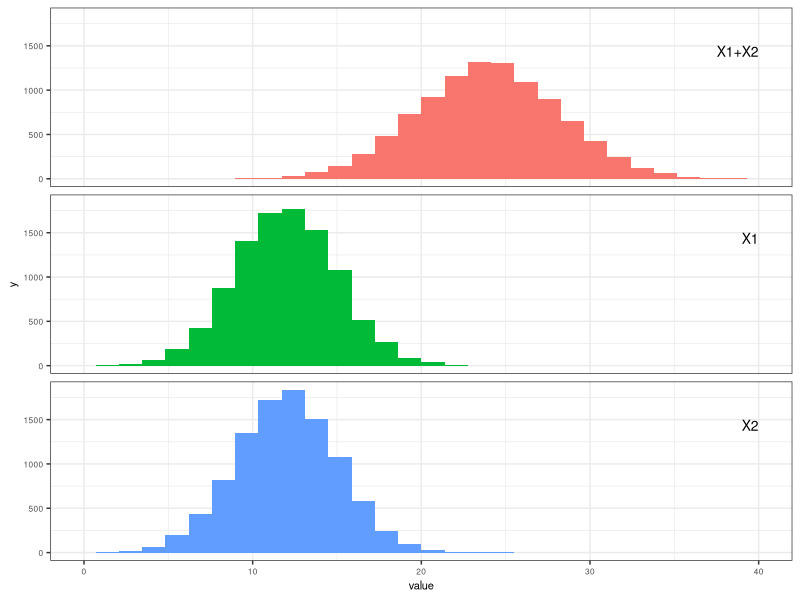
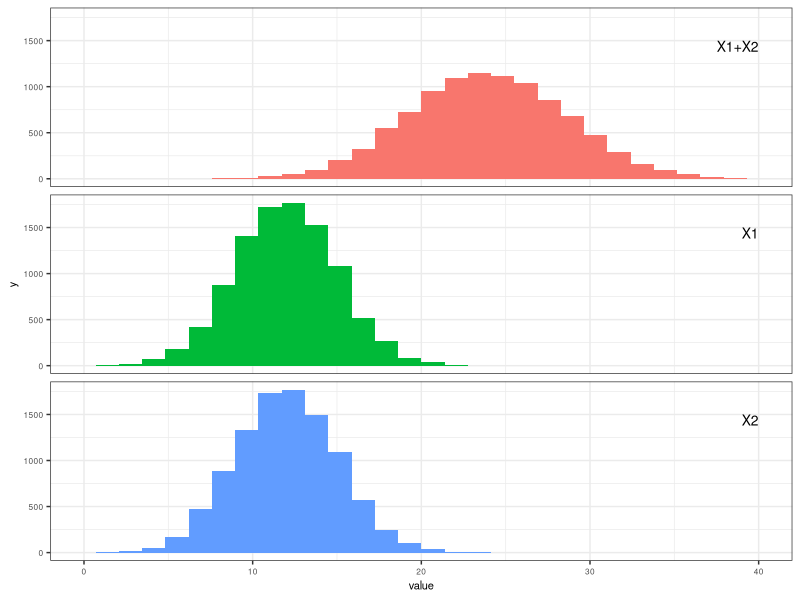
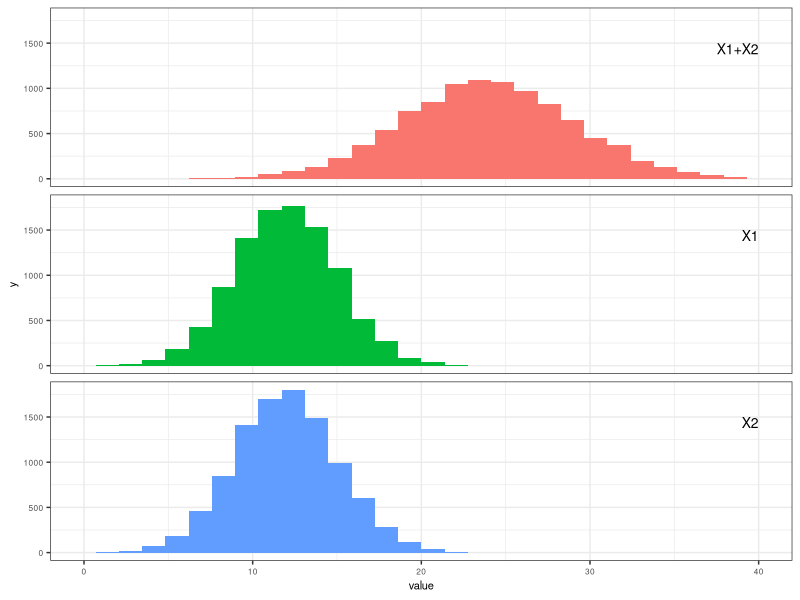
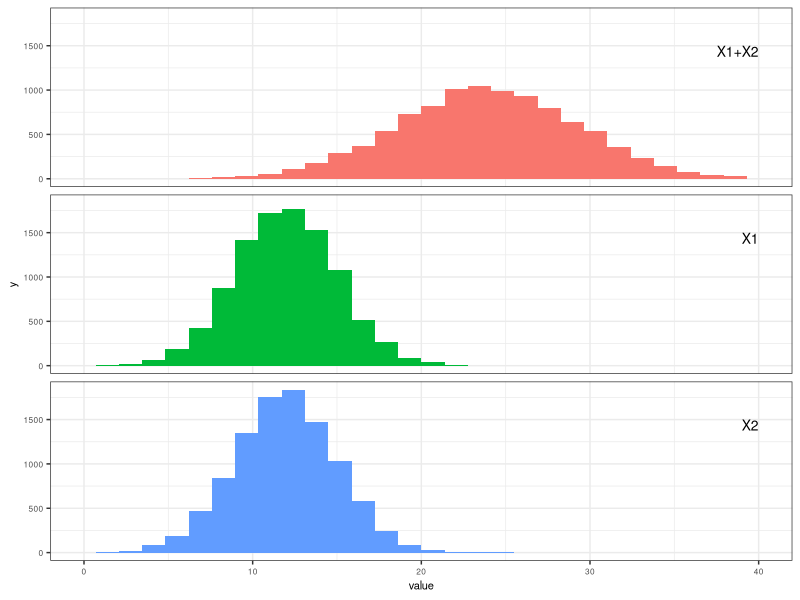
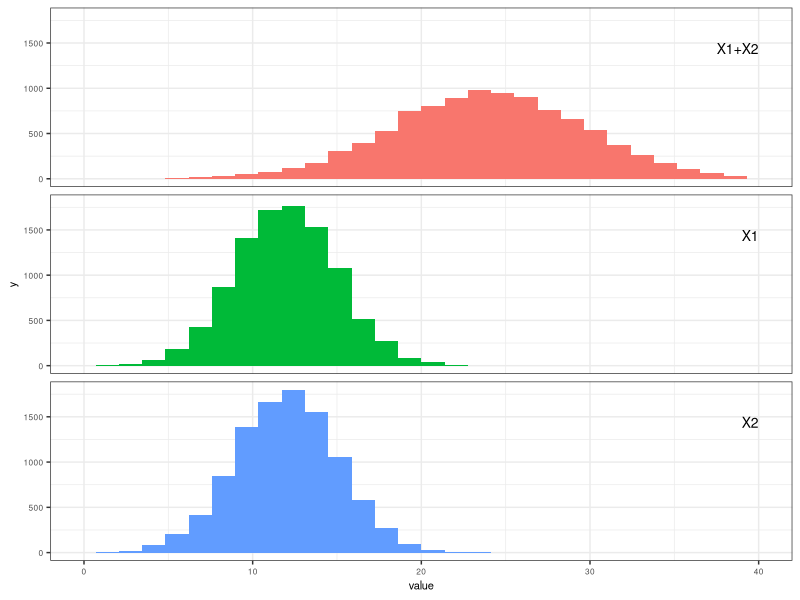
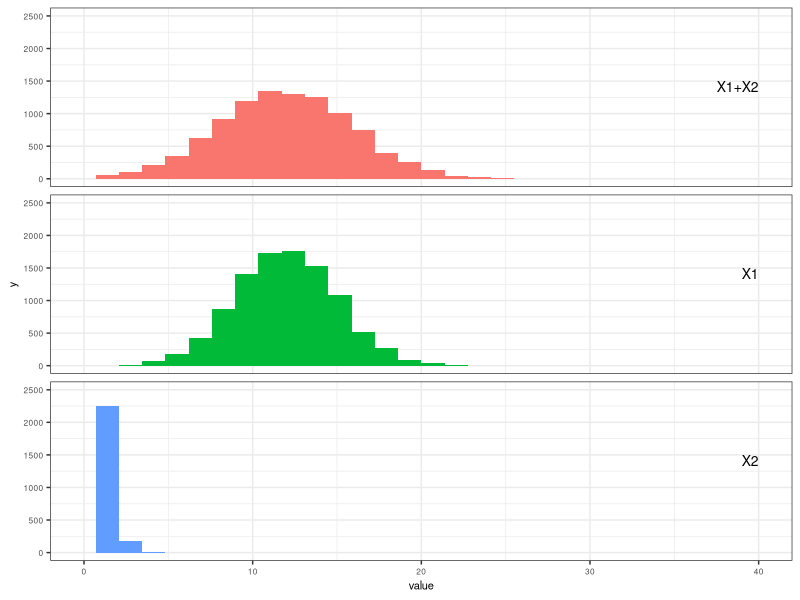

Generate these figures, in order, with R:
###############################################################################
# Demo 2 showing how the variance of the sum of two random variables
# responds to covariance between the two random variables. This is 
# demonstrated with simulated data.
#
# Variables are named to follow  y = x1 + x2 where all are random variables.
# Variable z is a precursor random variable used to create x2.
#
# September 2026
###############################################################################

library(tidyr)
library(dplyr)
library(ggplot2)
library(stringr)


###############################################################################
# set parameters
###############################################################################
N <- 10000    # size of x1 and x2 simulated vectors 

# parameters for normal distributions for freq. distributions of x1 and x2
x1_mean <- 10 
x1_stdev <- 2

x2_mean <- 12
x2_stdev <- 3

# correlation values to create range of covariance between x1 and x2 
corr_target_vals <- c(0.0, 0.2, 0.4, 0.6, 0.8, 1.0)



###############################################################################
#  create data frame with N rows and n columns (n=length(corr_target_vals) +1)
#  with structure:
#    col 1: values of random variable x1 
#    col 2: random variates x2 with corr_vals[1] correlation with x2
#    col 3: random variates x2 with corr_vals[2] correlation with x2
#    col 4: random variates x2 with corr_vals[3] correlation with x2
#    .....
#    col n: random variates x2 with corr_vals[n] correlation with x2
###############################################################################

# first make data frame of same dimensions [N, n] with columns of independent
# standard normal random variates. Col 1 is std normal version of x1.
# Cols 2:n are all instances of z, the precursor to x2, which is also 
# standard normal.
nrows <- N
ncols <- length(corr_target_vals) + 1
data1 <- as.data.frame(matrix(rnorm(nrows*ncols), nrow=nrows, ncol=ncols))

# Transform the z columns to standard normal versions of x2 with specified
# correlation with x1
data2 <- data1
for (icol in seq(2,ncols)) {
 target_corr <- corr_target_vals[icol - 1]
 data2[,icol] <- data2[,1]*target_corr + sqrt(1 - target_corr^2) * data2[,icol]
}

# Scale col 1 using x1 parameters, cols 2:n using x2 parameters
data3 <- data2 
data3[,1] <- x1_mean + data2[,1]*x1_stdev
for (icol in seq(2:ncols)) {
  data3[,icol] <- x2_mean + data2[,icol] * x2_stdev
}

# create meaningful column names
df_names <- character(ncols)
df_names[1] <- "x1"
for (icol in seq(2,ncols)) {
 icorr <- corr_target_vals[icol - 1]
 corr_str <- sprintf("%.1f", icorr)
 suffix <- str_remove(corr_str, "\\.")
 x2name <- str_c("x2", suffix, sep="_")
 df_names[icol] <- x2name 
}
names(data3) <- df_names  


###############################################################################
#  get x1-x2 correlations
###############################################################################
corr_vals <- cor(data3[,1], data3[,2:7], use = "pairwise.complete.obs")



###############################################################################
# calc x1+x2 sums, population variances, covariances
# covariance(x,y) = correlation(x,y) / (stdev(x) * stdev(y))
###############################################################################
for (icol in seq(2,ncols)) {
  colname <- str_c("sum_",names(data3)[icol])
  data3[[colname]] <- data3[,1] + data3[,icol]
}
col_vars <- sapply(data3, var)
cov_vals <- corr_vals * sqrt(col_vars[2:ncols] * col_vars[1])



###############################################################################
#  graph panels - x1-x2 xy scatter plot, freq. histograms of x1, x2, x1+x2 
###############################################################################
# make tidy
data_tidy <- data3 |>
  pivot_longer(cols=everything(), cols_vary="slowest", names_to="variable",
               values_to="value") |>
  mutate(target_correlation = ifelse(str_detect(variable, "_"),
                                     as.numeric(str_extract(variable,"[^_]+$"))/10,
                                     9999),
         data_category = case_when(
           str_detect(variable,"x1") ~ "x1",
           str_detect(variable,"sum") ~ "sum",
           str_detect(variable,"x2") ~ "x2"
         ),
         data_category_fct = factor(data_category,
                                    levels = c("sum","x1","x2"))
         )

# loop through correlation levels
for (icorr in corr_target_vals) {
  # filter for records with icorr correlation or 9999 which are x1 records
  data_filt <- data_tidy |> filter(target_correlation == icorr |
                                   target_correlation == 9999.0)
  
  # make 3 stacked graph panels for freq. histograms of x1, x2, x1+x2
  label_var_data <- data.frame(
    data_category_fct = factor(c("sum","x1","x2"), levels = c("sum","x1","x2")),
    x = 40,
    y = 1500,
    label = c("X1+X2","X1","X2")
  )
  
  p3 <- ggplot(data = data_filt, mapping = aes(x=value, fill=data_category_fct)) +
    geom_histogram() +
    facet_wrap(vars(data_category_fct), ncol=1) +
    geom_text(data=label_var_data, mapping=aes(x=x, y=y, label=label),
              hjust=1, vjust=1, inherit.aes=FALSE, size=10, size.unit="pt") +
    theme_bw() +
    theme(
      legend.position = "none",
      axis.text = element_text(size=6),
      axis.title = element_text(size=8),
      strip.text = element_blank()
    ) +
    scale_x_continuous(limits=c(0,40))
  
  filename <- str_c("output_graphs/demo2_",sprintf("%.1f", icorr),".png")
  ggsave(file=filename, width=2.5, height=2, units="in")
  
  # make separte set of graphs with centering (0 x value) on means
  
  
}
